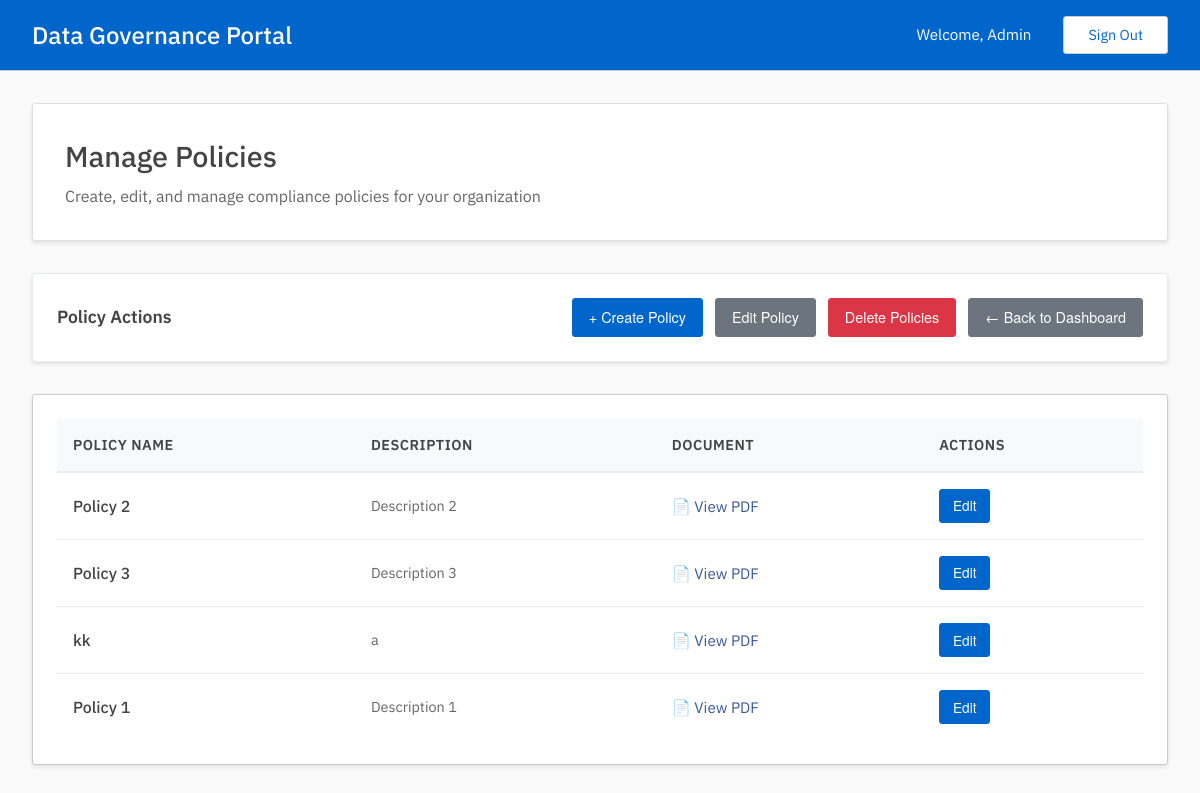
Before: /admin/manage_policies (signed in) with the older database file.
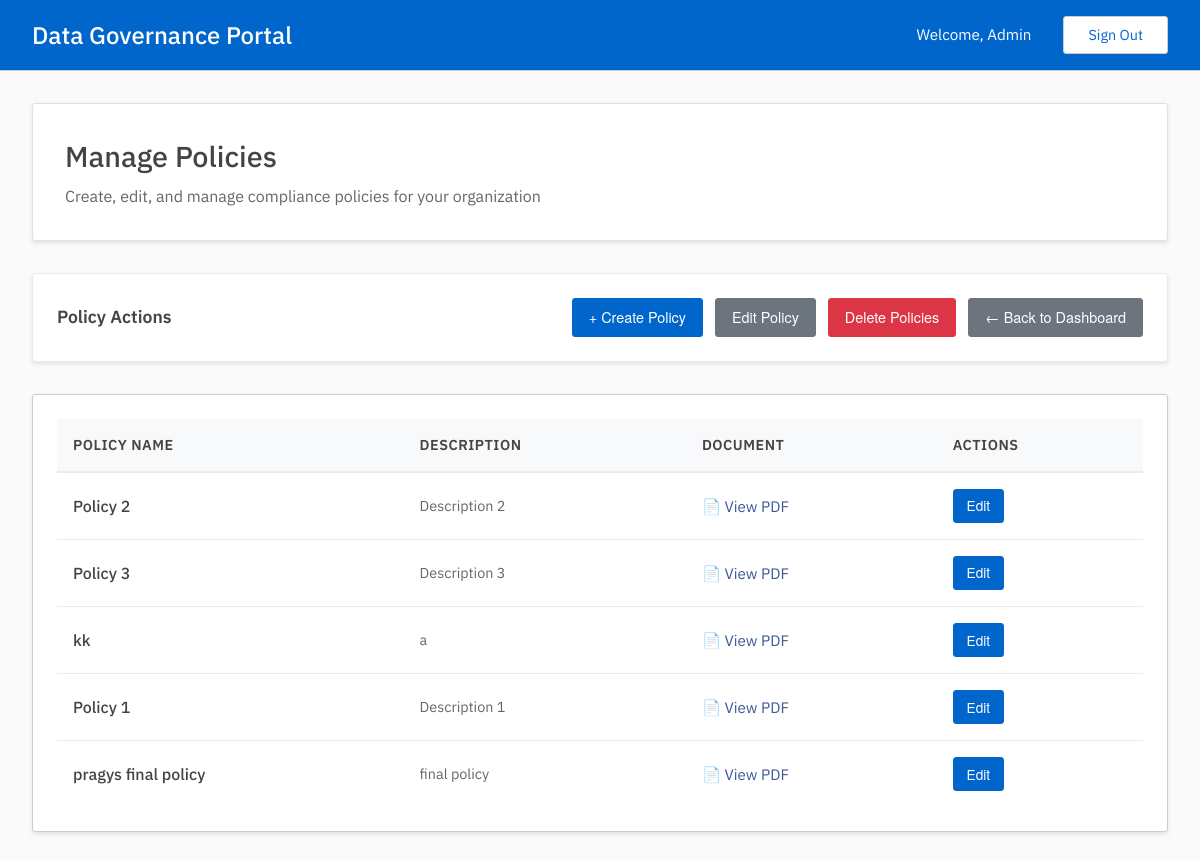
After: the same page with the newer database file.
### tables this page shows
CREATE TABLE policies(
        uuid TEXT UNIQUE NOT NULL PRIMARY KEY,
        name TEXT UNIQUE NOT NULL,
        description TEXT,
        pdf_link TEXT
        );

### admin.py (the view)
@admin.route('/manage_policies', methods=['GET'])
@admin_required
def manage_policies():
    policies = read_get_policies()
    return render_template('admin/manage_policies/hub.html', policies=policies["data"])

### auth.py (called while the page is built)
def admin_required(f):
    @wraps(f)
    def wrap(*args, **kwargs):
        if session['user']['is_admin']:
            return f(*args, **kwargs)
        else:
            print("403: User is not an admin.")
            return redirect(url_for('user.dashboard'))
    return wrap

### db.py (called while the page is built)
def get_conn_curs():
    conn = sqlite3.connect(DATABASE)
    conn.row_factory = sqlite3.Row
    curs = conn.cursor()
    curs.execute("PRAGMA foreign_keys = ON")
    return conn, curs

def commit_close(conn, curs):
    conn.commit()
    curs.close()
    conn.close()

def get_policies():
    conn, curs = get_conn_curs()
    curs.execute("SELECT * FROM policies")
    policies = curs.fetchall()
    commit_close(conn, curs)
    return {
        "status": "200",
        "message": "Policies found successfully",
        "data": policies
        }

### templates/admin/manage_policies/hub.html (shortened to what this page needs)
{% extends "base.html" %}
{% block content %}
<div class="dashboard-header">
    <h2>Manage Policies</h2>
    <p>Create, edit, and manage compliance policies for your organization</p>
</div>
<div class="quick-actions">
    <h3 class="quick-actions-title">Policy Actions</h3>
    <div class="quick-actions-buttons">
        <a href="{{ url_for('admin.create_policy') }}" class="btn btn-action">
            + Create Policy
        </a>
        <a href="{{ url_for('admin.edit_policy') }}" class="btn btn-secondary">
            Edit Policy
        </a>
        <a href="{{ url_for('admin.delete_policy') }}" class="btn btn-danger">
            Delete Policies
        </a>
        <a href="{{ url_for('admin.dashboard') }}" class="btn btn-secondary">
            ← Back to Dashboard
        </a>
    </div>
</div>
<div class="table-container">
    {% if policies %}
    <table class="data-table">
        <thead>
            <tr>
                <th>Policy Name</th>
                <th>Description</th>
                <th>Document</th>
                <th>Actions</th>
            </tr>
        </thead>
        <tbody>
            {% for policy in policies %}
            <tr>
                <td>
                    <div style="font-weight: 500;">{{ policy["name"] }}</div>
                </td>
                <td>
                    <div style="color: #666; font-size: 0.9rem;">
                        {{ policy["description"][:100] }}{% if policy["description"]|length > 100 %}...{% endif %}
                    </div>
                </td>
                <td>
                    {% if policy["pdf_link"] %}
                    <a href="{{ policy['pdf_link'] }}" target="_blank" class="policy-link" style="color: #3b5998; text-decoration: none;">
                        📄 View PDF
                    </a>
                    {% else %}
                    <span style="color: #aaa;">No document</span>
                    {% endif %}
                </td>
                <td>
                    <div class="action-buttons">
                        <a href="{{ url_for('admin.edit_policy', policy_id=policy['uuid']) }}" class="btn btn-action" style="padding: 0.4rem 0.8rem; font-size: 0.85rem;">
                            Edit
                        </a>
                    </div>
                </td>
            </tr>
            {% endfor %}
        </tbody>
    </table>
    {% else %}
    <div class="empty-state">
        <div class="empty-state-icon">📋</div>
        <p class="empty-state-text">No policies found. Create your first policy to get started.</p>
    </div>
    {% endif %}
</div>
{% endblock %}

Changed rows visible on the page:
added policies: name "pragys final policy", description "final policy"
